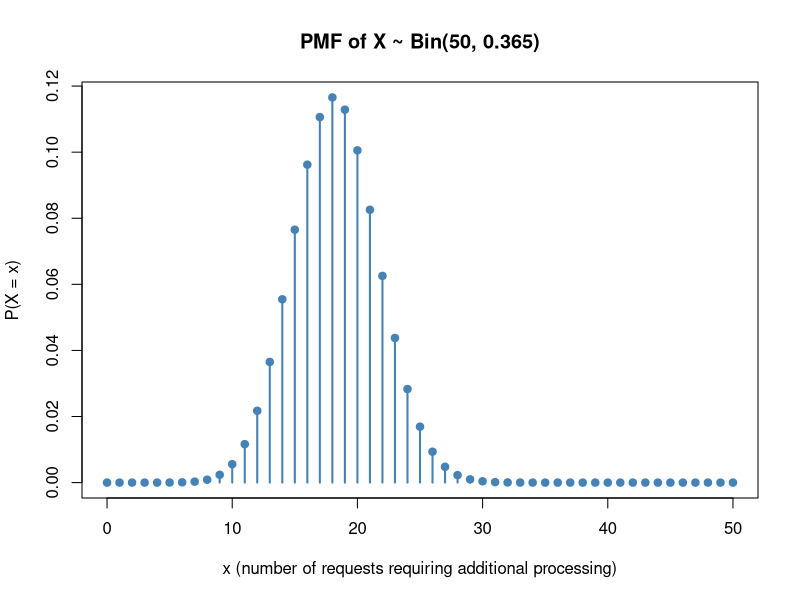
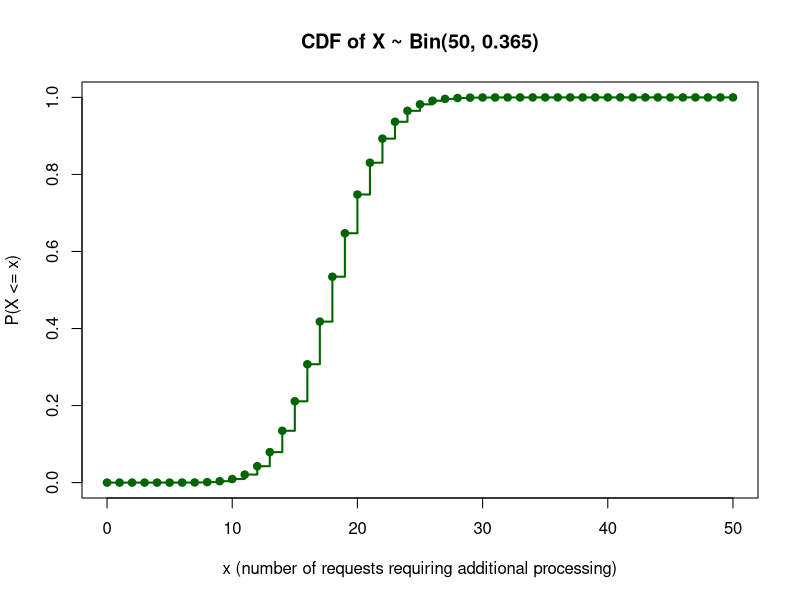
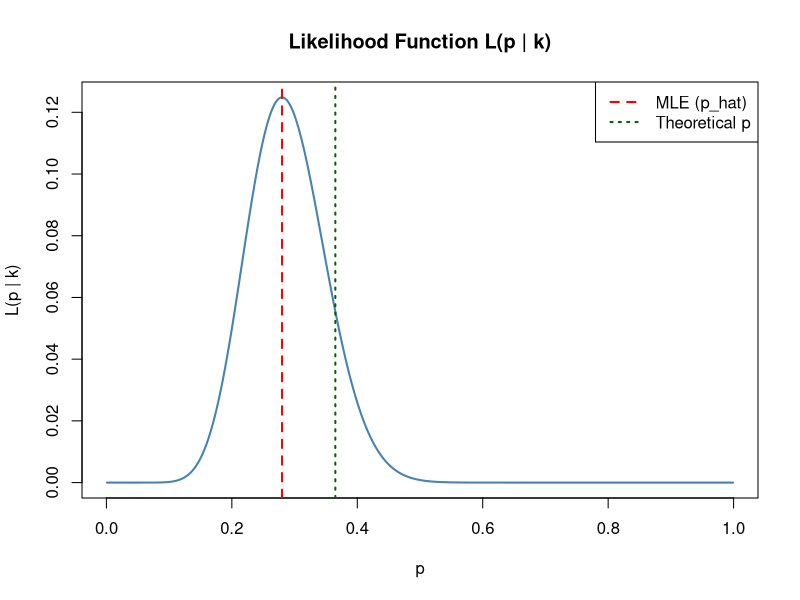
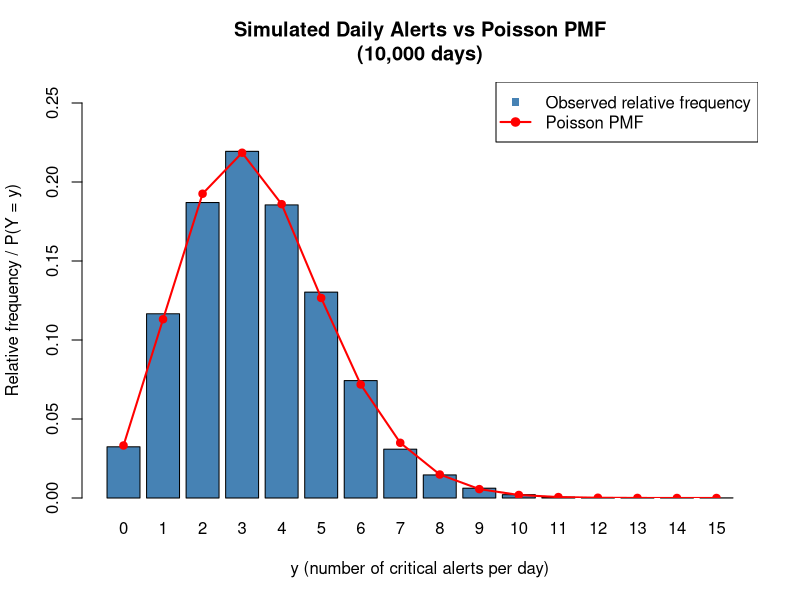
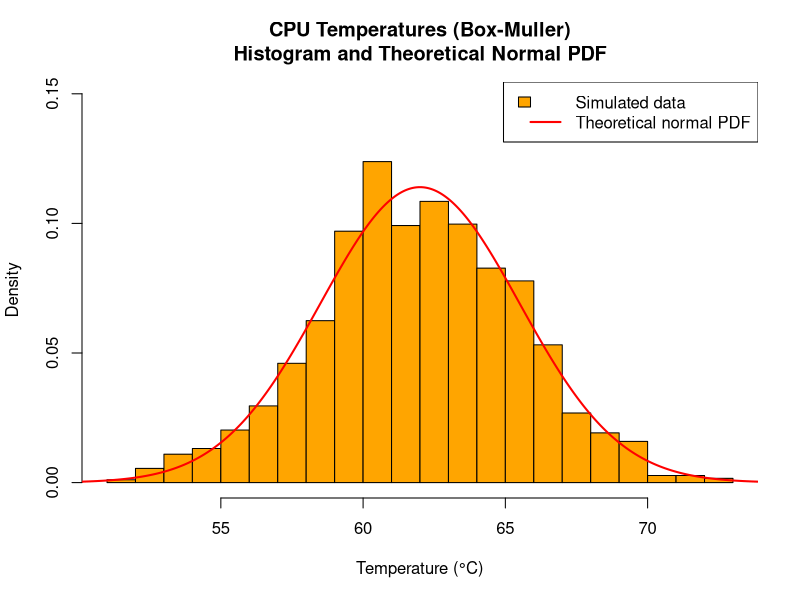
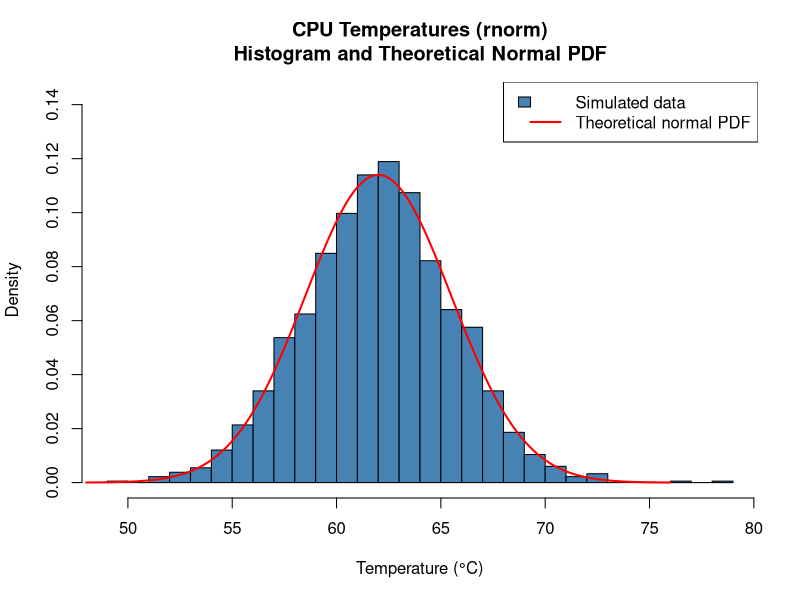

These figures' R source, in order:
# =========================
# First Question
# =========================

# 0. Defining the group's probability
# students numbers
alexandre_sn <- 578345
bruno_sn <- 578342
danny_sn <- 579763
saulo_sn <- 579493

# highest student number
M <- max(c(alexandre_sn, bruno_sn, danny_sn, saulo_sn)) # 579763

# defining group's p and n
p <- 0.05 + (M %% 100)/200     # 0.365
n <- 50

# 1. Defining PMF
# support of X
support <- 0:n

# PMF of X (dbinom computes P(X = x) for a binomial distribution)
pmf <- dbinom(support, size = n, prob = p)

# sanity check: the PMF must sum to 1 over the whole support
sum_pmf <- sum(pmf)

# 2. Plotting the PMF and the CDF of X

# CDF of X (pbinom computes P(X <= x) for a binomial distribution)
cdf <- pbinom(support, size = n, prob = p)

# PMF: vertical lines with a point on top (appropriate for a discrete variable)
plot(support, pmf,
     type = "h",                    # vertical lines
     lwd = 2,
     col = "steelblue",
     main = "PMF of X ~ Bin(50, 0.365)",
     xlab = "x (number of requests requiring additional processing)",
     ylab = "P(X = x)")
points(support, pmf, pch = 19, col = "steelblue")

# CDF: step function (appropriate for a discrete variable)
plot(support, cdf,
     type = "s",                    # steps
     lwd = 2,
     col = "darkgreen",
     ylim = c(0, 1),
     main = "CDF of X ~ Bin(50, 0.365)",
     xlab = "x (number of requests requiring additional processing)",
     ylab = "P(X <= x)")
points(support, cdf, pch = 19, col = "darkgreen")

# 3. Computing the expected value, variance and standard deviation of X
# using the closed formulas of the binomial distribution
ex <- n * p                     # E(X) = n * p
vx <- n * p * (1 - p)           # Var(X) = n * p * (1 - p)
sdx <- sqrt(vx)                 # standard deviation

# checking with the definition (using the PMF)
ex_def <- sum(support * pmf)                    # E(X) = sum of x * P(X = x)
vx_def <- sum((support - ex_def)^2 * pmf)       # Var(X) = sum of (x - E(X))^2 * P(X = x)
sdx_def <- sqrt(vx_def)

# 4. Computing probabilities
# a) P(X >= 20) = 1 - P(X <= 19)
prob_a <- 1 - pbinom(19, size = n, prob = p)

# b) P(30 < X < 43) = P(31 <= X <= 42) = P(X <= 42) - P(X <= 30)
prob_b <- pbinom(42, size = n, prob = p) - pbinom(30, size = n, prob = p)

# c) P(X = 31)
prob_c <- dbinom(31, size = n, prob = p)

# checking with the PMF (sums over the support; remember that support starts at 0, so x is at position x + 1)
prob_a_check <- sum(pmf[support >= 20])
prob_b_check <- sum(pmf[support > 30 & support < 43])
prob_c_check <- pmf[support == 31]

# 5. Maximum likelihood estimation of p

# a) theory

# b) theory

# c) generating a sample of 50 i.i.d. Ber(p) observations
set.seed(M)                                   # define a seed
sample_bern <- rbinom(n, size = 1, prob = p)  # Ber(p) is a Bin(1, p)

# observed number of requests that required additional processing
k <- sum(sample_bern)

# maximum likelihood estimate (result of item b: p_hat = k / n)
p_hat <- k / n

# likelihood and log-likelihood as functions of q (candidate values of p)
lik <- function(q) dbinom(k, size = n, prob = q)
loglik <- function(q) dbinom(k, size = n, prob = q, log = TRUE)

# numerical check: maximizing the log-likelihood should give the same value as k / n
p_hat_num <- optimize(loglik, interval = c(0, 1), maximum = TRUE)$maximum

# plotting the likelihood, with p_hat and the theoretical p marked
p_grid <- seq(0.001, 0.999, length.out = 1000)
plot(p_grid, lik(p_grid),
     type = "l",
     lwd = 2,
     col = "steelblue",
     main = "Likelihood Function L(p | k)",
     xlab = "p",
     ylab = "L(p | k)")
abline(v = p_hat, col = "red", lty = 2, lwd = 2)
abline(v = p, col = "darkgreen", lty = 3, lwd = 2)
legend("topright",
       legend = c("MLE (p_hat)", "Theoretical p"),
       col = c("red", "darkgreen"),
       lty = c(2, 3),
       lwd = 2)

# d) supporting values for the comparison
abs_error <- abs(p_hat - p)                   # absolute difference between p_hat and p
se_theoretical <- sqrt(p * (1 - p) / n)       # standard error of p_hat: sqrt(p(1-p)/n)

# effect of the sample size (using the same p; each size generates a new sample)
sizes <- c(10, 50, 500, 5000, 50000)
p_hat_sizes <- sapply(sizes, function(m) mean(rbinom(m, size = 1, prob = p)))
se_sizes <- sqrt(p * (1 - p) / sizes)

# 6. Presenting our results
cat("=========================First Question=========================\n")
cat("0. Students Numbers of Group:\n")
cat("   Alexandre Grangeiro:", alexandre_sn, "\n")
cat("   Bruno Lage:", bruno_sn, "\n")
cat("   Danny Secundino:", danny_sn, "\n")
cat("   Saulo Gomes:", saulo_sn, "\n")
cat("   [Highest student number: M =", M, "]\n")
cat("   --> Group's probability: p =", p, "\n")
cat("   --> Group's (all groups use the same value) n: n =", n, "\n")
cat("\n")

cat("1. The probability distribution of X is a BINOMIAL distribution [justified on report].\n")
cat("In other words, X ~ Bin(n, p)\n")
cat("   --> Parameters: n = ", n, " p = ", p, "\n")
cat("   --> PMF: P(X = x) = C(n, x) * p^x * (1 - p)^(n - x)\n")
cat("   --> Support: x in {0, 1, ..., n}, that is, x = 0, 1, 2, ..., ", n, "\n")
cat("   --> Sum of the PMF over the support (should be 1): ", sum_pmf, "\n")
cat("\n")

cat("2. Plotting the PMF and the CDF of X:\n")
cat("   --> PMF: plotted as vertical lines (discrete variable).\n")
cat("   --> CDF: plotted as a step function (discrete variable).\n")
cat("   Both are at the generated pdf Rplots.pdf\n")
cat("\n")

cat("3. Expected value, variance and standard deviation of X:\n")
cat("a) Using the closed formulas of the binomial distribution:\n")
cat("   E(X) = n * p =", ex, "\n")
cat("   Var(X) = n * p * (1 - p) =", vx, "\n")
cat("   Standard deviation =", sdx, "\n")
cat("b) Checking with the definition (sums over the support):\n")
cat("   E(X) =", ex_def, "\n")
cat("   Var(X) =", vx_def, "\n")
cat("   Standard deviation =", sdx_def, "\n")
cat("\n")

cat("4. Computing probabilities:\n")
cat("a) P(X >= 20) = 1 - P(X <= 19) =", prob_a, "\n")
cat("b) P(30 < X < 43) = P(31 <= X <= 42) = P(X <= 42) - P(X <= 30) =", prob_b, "\n")
cat("c) P(X = 31) =", prob_c, "\n")
cat("[Same probabilities found by summing the PMF: a) ", prob_a_check, " b) ", prob_b_check, " c) ", prob_c_check, "]\n")
cat("\n")

cat("5. Maximum likelihood estimation of p:\n")
cat("a) Likelihood function: L(p | k) = C(n, k) * p^k * (1 - p)^(n - k) [derived on report].\n")
cat("b) Log-likelihood and MLE:\n")
cat("   Log-likelihood: l(p) = ln L(p | k) = ln C(n, k) + k * ln(p) + (n - k) * ln(1 - p)\n")
cat("   Derivative: l'(p) = k / p - (n - k) / (1 - p) = 0\n")
cat("   MLE: p_hat = k / n [full derivation on report].\n")
cat("c) Sample of", n, "i.i.d. Bernoulli observations with theoretical p =", p, ":\n")
cat("   Observed number of requests with additional processing: k =", k, "\n")
cat("   Maximum likelihood estimate: p_hat = k / n =", p_hat, "\n")
cat("   [Numerical check by optimizing the log-likelihood:", p_hat_num, "]\n")
cat("   (The plot of the likelihood is at the generated pdf Rplots.pdf)\n")
cat("d) Comparison with the theoretical probability:\n")
cat("   Theoretical p =", p, "\n")
cat("   Estimate p_hat =", p_hat, "\n")
cat("   Absolute difference =", abs_error, "\n")
cat("   Standard error of p_hat (for n = 50) =", se_theoretical, "\n")
cat("   Effect of the sample size:\n")
cat("       n:", sizes, "\n")
cat("       p_hat:", p_hat_sizes, "\n")
cat("       Standard error:", se_sizes, "\n")
cat("   The explanation is on the report.\n")
cat("\n")

cat("\n\n")

# =========================
# Second Question
# =========================

# 1. Computing N and p_alert (using the results of the first question)
# m = E[X] and c = SD(X) [we call it c_sd to not overwrite the function c() of R]
m <- ex
c_sd <- sdx

# number of requests per day and probability of a critical alert
N <- round(m * 10^6)
p_alert <- c_sd / N

# Y ~ Bin(N, p_alert); Poisson approximation with lambda = N * p_alert
lambda <- N * p_alert                  # equals c_sd

# PMF of the Poisson approximation (dpois computes P(Y = y) for a Poisson distribution)
y_vals <- 0:20                         # first values of the support (the Poisson support is 0, 1, 2, ...)
pmf_pois <- dpois(y_vals, lambda = lambda)

# checking the suitability of the approximation
# exact binomial PMF for the same values
pmf_binom_y <- dbinom(y_vals, size = N, prob = p_alert)

# largest absolute difference between the exact PMF and the approximation
max_abs_diff <- max(abs(pmf_binom_y - pmf_pois))

# variances of both distributions
var_binom_y <- N * p_alert * (1 - p_alert)
var_pois <- lambda

# 2. Computing E[Y] and Var(Y) with the exact distribution and with the Poisson approximation

# exact distribution: Y ~ Bin(N, p_alert)
ey_exact <- N * p_alert                       # E[Y] = N * p_alert
vy_exact <- N * p_alert * (1 - p_alert)       # Var(Y) = N * p_alert * (1 - p_alert)

# Poisson approximation: Y ~ Pois(lambda)
ey_pois <- lambda                             # E[Y] = lambda
vy_pois <- lambda                             # Var(Y) = lambda

# comparing the results
diff_e <- ey_pois - ey_exact                  # difference between the expected values
diff_v <- vy_pois - vy_exact                  # difference between the variances
rel_diff_v <- diff_v / vy_exact               # relative difference between the variances

# checking with the definition (sums over y = 0, ..., 100, since the probability beyond that is negligible)
y_check <- 0:100
ey_exact_check <- sum(y_check * dbinom(y_check, size = N, prob = p_alert))
vy_exact_check <- sum((y_check - ey_exact_check)^2 * dbinom(y_check, size = N, prob = p_alert))
ey_pois_check <- sum(y_check * dpois(y_check, lambda = lambda))
vy_pois_check <- sum((y_check - ey_pois_check)^2 * dpois(y_check, lambda = lambda))

# 3. Simulating 10,000 days of operation from the exact Binomial distribution

n_days <- 10000
set.seed(M)                                          # reproducible simulation (same seed as the first question)
y_sim <- rbinom(n_days, size = N, prob = p_alert)    # daily number of critical alerts

# relative frequencies of each value observed (levels from 0 to the maximum observed, so zeros are kept)
y_max <- max(y_sim)
y_range <- 0:y_max
freq_rel <- as.numeric(table(factor(y_sim, levels = y_range))) / n_days

# Poisson PMF for the same values
pmf_pois_sim <- dpois(y_range, lambda = lambda)

# plotting the observed relative frequencies (bars) and the Poisson PMF (points and line)
bp <- barplot(freq_rel,
              names.arg = y_range,
              col = "steelblue",
              ylim = c(0, max(freq_rel, pmf_pois_sim) * 1.2),
              main = "Simulated Daily Alerts vs Poisson PMF\n(10,000 days)",
              xlab = "y (number of critical alerts per day)",
              ylab = "Relative frequency / P(Y = y)")
points(bp, pmf_pois_sim, pch = 19, col = "red")
lines(bp, pmf_pois_sim, col = "red", lwd = 2)
legend("topright",
       legend = c("Observed relative frequency", "Poisson PMF"),
       col = c("steelblue", "red"),
       pch = c(15, 19),
       lwd = c(NA, 2))

# assessing the quality of the approximation
max_abs_diff_sim <- max(abs(freq_rel - pmf_pois_sim))     # largest difference between frequency and PMF
mean_sim <- mean(y_sim)                                   # sample mean (compare with lambda)
var_sim <- var(y_sim)                                     # sample variance (compare with lambda)

# expected size of the simulation noise: standard error of a relative frequency at the most probable value
pmf_max <- max(pmf_pois_sim)
se_freq <- sqrt(pmf_max * (1 - pmf_max) / n_days)

# 4. Presenting our results
cat("=========================Second Question=========================\n")
cat("1. Calculating N, p_alert and the Poisson approximation of Y:\n")
cat("   m = E[X] =", m, "\n")
cat("   c = SD(X) =", c_sd, "\n")
cat("   N = round(m * 10^6) =", N, "\n")
cat("   p_alert = c / N =", p_alert, "\n")
cat("   Y ~ Bin(N, p_alert), then Y is approximated by a Poisson distribution:\n")
cat("   --> Y ~ Pois(lambda), lambda = N * p_alert =", lambda, "\n")
cat("   --> PMF: P(Y = y) = exp(-lambda) * lambda^y / y!\n")
cat("   --> Support: y in {0, 1, 2, ...}\n")
cat("   Suitability of the approximation:\n")
cat("   --> N is large:", N, "\n")
cat("   --> p_alert is small:", p_alert, "\n")
cat("   --> lambda is moderate:", lambda, "\n")
cat("   --> Largest absolute difference between the PMFs (y = 0, ..., 20):", max_abs_diff, "\n")
cat("   --> Variance of the binomial:", var_binom_y, " Variance of the Poisson:", var_pois, "\n")
cat("   The discussion is on the report.\n")
cat("\n")

cat("2. Calculating E[Y] and Var(Y):\n")
cat("a) Using the exact distribution, Y ~ Bin(N, p_alert):\n")
cat("   E[Y] = N * p_alert =", ey_exact, "\n")
cat("   Var(Y) = N * p_alert * (1 - p_alert) =", vy_exact, "\n")
cat("b) Using the Poisson approximation, Y ~ Pois(lambda):\n")
cat("   E[Y] = lambda =", ey_pois, "\n")
cat("   Var(Y) = lambda =", vy_pois, "\n")
cat("c) Comparing the results:\n")
cat("   Difference between the expected values =", diff_e, "\n")
cat("   Difference between the variances =", diff_v, "\n")
cat("   Relative difference between the variances =", rel_diff_v, "\n")
cat("   [Checking with the definition (sums over y = 0, ..., 100):\n")
cat("    exact: E[Y] =", ey_exact_check, " Var(Y) =", vy_exact_check, "\n")
cat("    Poisson: E[Y] =", ey_pois_check, " Var(Y) =", vy_pois_check, "]\n")
cat("   The discussion is on the report.\n")
cat("\n")

cat("3. Simulating", n_days, "days of operation from the exact Binomial distribution:\n")
cat("   Values observed: from 0 to", y_max, "alerts per day\n")
cat("   (The plot comparing relative frequencies and the Poisson PMF is at the generated pdf Rplots.pdf)\n")
cat("   Sample mean =", mean_sim, " [lambda =", lambda, "]\n")
cat("   Sample variance =", var_sim, " [lambda =", lambda, "]\n")
cat("   Largest difference between relative frequency and Poisson PMF =", max_abs_diff_sim, "\n")
cat("   Standard error of a relative frequency at the most probable value =", se_freq, "\n")
cat("   The assessment is on the report.\n")
cat("\n")

cat("\n\n")

# =========================
# Third Question
# =========================

# 0. Defining the parameters of the question
# m = E[X] was calculated in the first question
nT <- round(100 * m)                   # equation (2): number of CPU temperatures to simulate

# parameters of the normal distribution of the CPU temperature
mu <- 62
sigma <- 3.5

# 1. Implementing the Box-Muller transformation
# function that returns a vector with n values of a normal distribution
# [with the default arguments (mu = 0, sigma = 1) the values are standard normal]
box_muller <- function(n, mu = 0, sigma = 1){
    n_pairs <- ceiling(n / 2)          # each pair (U1, U2) generates two normal values

    # a) two independent uniform random variables, U1, U2 ~ Unif(0, 1)
    # [runif never returns exactly 0 or 1, so log(U1) is always defined]
    u1 <- runif(n_pairs)
    u2 <- runif(n_pairs)

    # b) two independent standard normal values per pair
    r <- sqrt(-2 * log(u1))
    z1 <- r * cos(2 * pi * u2)
    z2 <- r * sin(2 * pi * u2)

    # combining them in one vector and discarding the extra value, if necessary
    z <- c(z1, z2)
    z <- z[1:n]

    # c) converting the standard normal values: T = mu + sigma * Z
    return(mu + sigma * z)
}

# 2. Generating the two sets of CPU temperatures
# the seed is defined only once, before generating both datasets
set.seed(M)

# first dataset: using our function (Box-Muller)
temp_bm <- box_muller(nT, mu, sigma)

# second dataset: using the built-in normal random number generator of R
temp_r <- rnorm(nT, mean = mu, sd = sigma)

# checking the datasets (length, sample mean and sample standard deviation)
len_bm <- length(temp_bm)              # should be equal to nT
len_r <- length(temp_r)                # should be equal to nT
mean_bm <- mean(temp_bm)               # should be close to mu
sd_bm <- sd(temp_bm)                   # should be close to sigma
mean_r <- mean(temp_r)                 # should be close to mu
sd_r <- sd(temp_r)                     # should be close to sigma

# 3. Determining the critical temperature and analyzing the datasets

# r = P(X >= E[X]) [E[X] = 18.25 is not an integer, so X >= E[X] is the same as X >= ceiling(E[X])]
r_prob <- 1 - pbinom(ceiling(m) - 1, size = n, prob = p)
r_prob_check <- sum(pmf[support >= m])          # checking with the PMF

# critical temperature: P(T > Tcrit) = r_prob, T ~ Normal(mu, sigma)
Tcrit <- qnorm(1 - r_prob, mean = mu, sd = sigma)

# theoretical probabilities
prob_68_theo <- 1 - pnorm(68, mean = mu, sd = sigma)                             # P(T > 68)
prob_6065_theo <- pnorm(65, mean = mu, sd = sigma) - pnorm(60, mean = mu, sd = sigma)   # P(60 < T < 65)
prob_crit_theo <- 1 - pnorm(Tcrit, mean = mu, sd = sigma)                        # P(T > Tcrit), equal to r_prob

# dataset 1 (Box-Muller)
# a) and b) the sample mean and the sample standard deviation (mean_bm and sd_bm) were computed in item 2
# c) minimum and maximum
min_bm <- min(temp_bm)
max_bm <- max(temp_bm)
# d) empirical probabilities
prob_68_bm <- mean(temp_bm > 68)                          # proportion of values greater than 68
prob_6065_bm <- mean(temp_bm > 60 & temp_bm < 65)         # proportion of values between 60 and 65
# e) empirical probability of T > Tcrit
prob_crit_bm <- mean(temp_bm > Tcrit)
diff_crit_bm <- prob_crit_bm - r_prob

# dataset 2 (rnorm)
# a) and b) the sample mean and the sample standard deviation (mean_r and sd_r) were computed in item 2
# c) minimum and maximum
min_r <- min(temp_r)
max_r <- max(temp_r)
# d) empirical probabilities
prob_68_r <- mean(temp_r > 68)
prob_6065_r <- mean(temp_r > 60 & temp_r < 65)
# e) empirical probability of T > Tcrit
prob_crit_r <- mean(temp_r > Tcrit)
diff_crit_r <- prob_crit_r - r_prob

# standard error of an empirical probability (to compare with the differences found)
se_emp_crit <- sqrt(r_prob * (1 - r_prob) / nT)

# 4. Histograms of the simulated CPU temperatures with the theoretical normal PDF

# theoretical normal PDF evaluated over a grid (mu +- 4 sigma covers practically all the distribution)
t_grid <- seq(mu - 4 * sigma, mu + 4 * sigma, length.out = 500)
pdf_theo <- dnorm(t_grid, mean = mu, sd = sigma)

# dataset 1 (Box-Muller)
h_bm <- hist(temp_bm, breaks = 30, plot = FALSE)       # first make the histogram, without plotting it
hist(temp_bm,                                          # plotting the histogram
     breaks = 30,
     freq = FALSE,
     main = "CPU Temperatures (Box-Muller)\nHistogram and Theoretical Normal PDF",
     xlab = "Temperature (°C)",
     ylab = "Density",
     col = "orange",
     border = "black",
     ylim = c(0, max(h_bm$density, pdf_theo) * 1.2))   # adds 20% clearance to the upper limit
lines(t_grid, pdf_theo, col = "red", lwd = 2)          # theoretical PDF
legend("topright",
       legend = c("Simulated data", "Theoretical normal PDF"),
       fill = c("orange", NA),
       border = c("black", NA),
       lty = c(NA, 1),
       lwd = c(NA, 2),
       col = c(NA, "red"))

# dataset 2 (rnorm)
h_r <- hist(temp_r, breaks = 30, plot = FALSE)
hist(temp_r,
     breaks = 30,
     freq = FALSE,
     main = "CPU Temperatures (rnorm)\nHistogram and Theoretical Normal PDF",
     xlab = "Temperature (°C)",
     ylab = "Density",
     col = "steelblue",
     border = "black",
     ylim = c(0, max(h_r$density, pdf_theo) * 1.2))
lines(t_grid, pdf_theo, col = "red", lwd = 2)
legend("topright",
       legend = c("Simulated data", "Theoretical normal PDF"),
       fill = c("steelblue", NA),
       border = c("black", NA),
       lty = c(NA, 1),
       lwd = c(NA, 2),
       col = c(NA, "red"))

# supporting values for the comments: proportion of values within 1, 2 and 3 standard deviations of the mean
within1_theo <- pnorm(1) - pnorm(-1)                   # theoretical: 0.6827
within2_theo <- pnorm(2) - pnorm(-2)                   # theoretical: 0.9545
within3_theo <- pnorm(3) - pnorm(-3)                   # theoretical: 0.9973

within_bm <- c(mean(abs(temp_bm - mu) < 1 * sigma),
               mean(abs(temp_bm - mu) < 2 * sigma),
               mean(abs(temp_bm - mu) < 3 * sigma))
within_r <- c(mean(abs(temp_r - mu) < 1 * sigma),
              mean(abs(temp_r - mu) < 2 * sigma),
              mean(abs(temp_r - mu) < 3 * sigma))

# 5. Presenting our results
cat("=========================Third Question==========================\n")
cat("0. Parameters of the question:\n")
cat("   m = E[X] =", m, "\n")
cat("   nT = round(100 * m) =", nT, "\n")
cat("   T ~ N(mu, sigma), mu =", mu, " sigma =", sigma, "\n")
cat("\n")

cat("1. Implementing the Box-Muller transformation:\n")
cat("   The function box_muller(n, mu, sigma) returns a vector with n values of a normal distribution.\n")
cat("a) U1, U2 ~ Unif(0, 1) generated with runif.\n")
cat("b) Z1 = sqrt(-2 * ln(U1)) * cos(2 * pi * U2) and Z2 = sqrt(-2 * ln(U1)) * sin(2 * pi * U2).\n")
cat("   Each pair (U1, U2) generates two values, so ceiling(n / 2) pairs are used and the extra value is discarded when n is odd.\n")
cat("   For nT =", nT, ": pairs =", ceiling(nT / 2), "| values generated =", 2 * ceiling(nT / 2), "| extra values discarded =", 2 * ceiling(nT / 2) - nT, "\n")
cat("c) Conversion inside the function: T = mu + sigma * Z (with mu = 0 and sigma = 1 it returns the standard normal values).\n")
cat("\n")

cat("2. Generating the two sets of CPU temperatures:\n")
cat("   The seed was defined only once (set.seed(M)), and the datasets were generated sequentially.\n")
cat("a) Dataset 1 (function box_muller):\n")
cat("   Length =", len_bm, "[nT =", nT, "]\n")
cat("   Sample mean =", mean_bm, " Sample standard deviation =", sd_bm, "\n")
cat("b) Dataset 2 (built-in generator rnorm):\n")
cat("   Length =", len_r, "[nT =", nT, "]\n")
cat("   Sample mean =", mean_r, " Sample standard deviation =", sd_r, "\n")
cat("   [Theoretical values: mu =", mu, " sigma =", sigma, "]\n")
cat("\n")

cat("3. Critical temperature and analysis of the datasets:\n")
cat("   r = P(X >= E[X]) = P(X >= ceiling(E[X])) =", r_prob, " [checking with the PMF:", r_prob_check, "]\n")
cat("   (This is a stipulated reliability target, not an established relationship between workload and temperature.)\n")
cat("   Critical temperature: Tcrit such that P(T > Tcrit) = r --> Tcrit =", Tcrit, "\n")
cat("   Theoretical probabilities:\n")
cat("       P(T > 68) =", prob_68_theo, "\n")
cat("       P(60 < T < 65) =", prob_6065_theo, "\n")
cat("       P(T > Tcrit) =", prob_crit_theo, "\n")
cat("a) Dataset 1 (function box_muller):\n")
cat("   i) Sample mean =", mean_bm, "\n")
cat("   ii) Sample standard deviation =", sd_bm, "\n")
cat("   iii) Minimum =", min_bm, " Maximum =", max_bm, "\n")
cat("   iv) Empirical P(T > 68) =", prob_68_bm, " [theoretical:", prob_68_theo, "]\n")
cat("       Empirical P(60 < T < 65) =", prob_6065_bm, " [theoretical:", prob_6065_theo, "]\n")
cat("   v) Empirical P(T > Tcrit) =", prob_crit_bm, " [r =", r_prob, "] Difference =", diff_crit_bm, "\n")
cat("b) Dataset 2 (built-in generator rnorm):\n")
cat("   i) Sample mean =", mean_r, "\n")
cat("   ii) Sample standard deviation =", sd_r, "\n")
cat("   iii) Minimum =", min_r, " Maximum =", max_r, "\n")
cat("   iv) Empirical P(T > 68) =", prob_68_r, " [theoretical:", prob_68_theo, "]\n")
cat("       Empirical P(60 < T < 65) =", prob_6065_r, " [theoretical:", prob_6065_theo, "]\n")
cat("   v) Empirical P(T > Tcrit) =", prob_crit_r, " [r =", r_prob, "] Difference =", diff_crit_r, "\n")
cat("   Standard error of an empirical probability (for r and nT) =", se_emp_crit, "\n")
cat("\n")

cat("4. Histograms of the simulated CPU temperatures with the theoretical normal PDF:\n")
cat("   One histogram for each dataset (density scale), overlaid with the PDF of Normal(mu, sigma).\n")
cat("   Both are at the generated pdf Rplots.pdf\n")
cat("   Proportion of values within 1, 2 and 3 standard deviations of the mean:\n")
cat("       Theoretical:", within1_theo, within2_theo, within3_theo, "\n")
cat("       Dataset 1 (box_muller):", within_bm, "\n")
cat("       Dataset 2 (rnorm):", within_r, "\n")
cat("   The comments are on the report.\n")
cat("\n")

cat("\n\n")

# =========================
# Fourth Question
# =========================



# X. Presenting our results
cat("=========================Fourth Question==========================\n")
